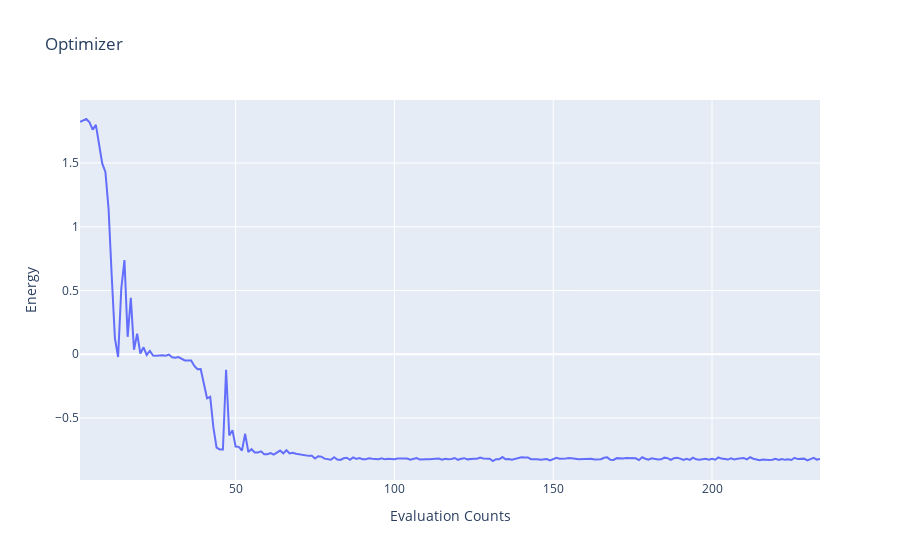

Here is the notebook cell this chart was saved with:
### Code cell
fig = go.Figure(data=go.Scatter(x=counts, y=values))
fig.update_layout(xaxis_title="Evaluation Counts", yaxis_title="Evaluated Mean", title="Optimizer")
fig.show()

### Figure 1 — Plotly figure (JSON) as saved in the notebook; plotly's stock layout.template omitted (floating-point values rounded to 4 significant figures; data arrays with more than 128 entries replaced by an {"elided": "..."} marker saying what was removed)
{"data": [{"type": "scatter", "x": {"elided": "234 int values"}, "y": {"elided": "234 float values"}}], "layout": {"title": {"text": "Optimizer"}, "xaxis": {"title": {"text": "Evaluation Counts"}}, "yaxis": {"title": {"text": "Energy"}}}}
